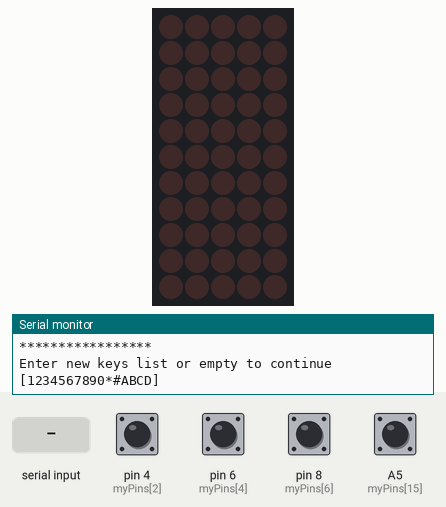
Simulated run of this sketch. Board: Arduino Uno, built with avr-gcc and run on an emulated ATmega328P. Parts: 5×11 LED matrix, the last lines printed to the serial monitor. Wiring (inferred from the names in the program): LED matrix (orientation assumed): rows pin 7, pin 8, pin 9, pin 10, pin 11, pin 12, A0, A1, A2, A3, A4; columns pin 2, pin 3, pin 4, pin 5, pin 6. The test bench sets the inputs (shaded band); at power-on: A5 (myPins[15]), pin 4 (myPins[2]), pin 6 (myPins[4]), pin 8 (myPins[6]) HIGH.

Above: at 3.0 s.
3.1 s: "1\n" received over Serial
At 4.3 s:
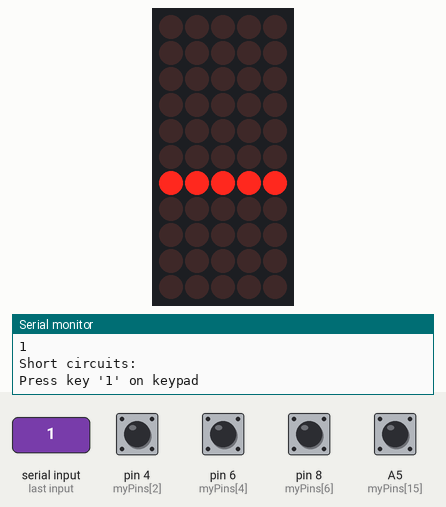
4.7 s: pin 4 (myPins[2]) pulled LOW for 0.15 s
At 5.2 s:
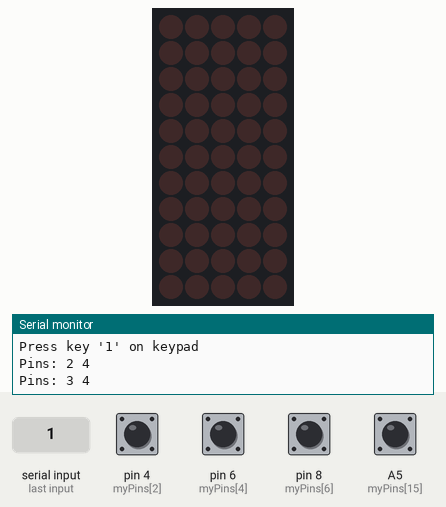
7.7 s: byte 10 ('\n') received over Serial
At 8.8 s:
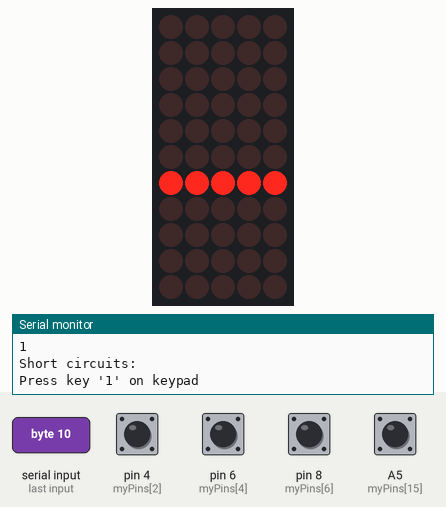
10.7 s: pin 6 (myPins[4]) pulled LOW for 0.15 s
At 12.2 s:
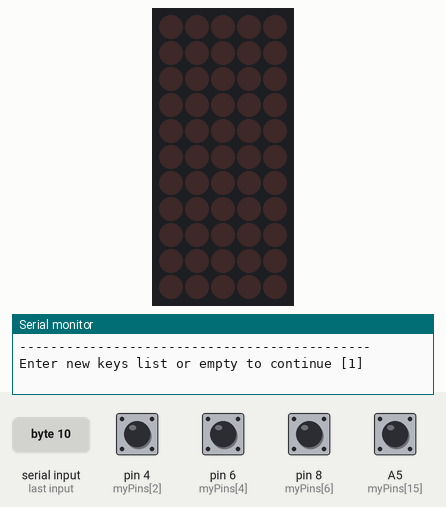
13.7 s: "0\n" received over Serial
At 15.3 s:
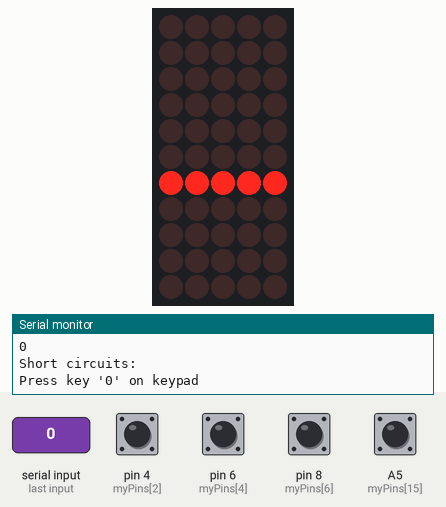
16.7 s: pin 8 (myPins[6]) pulled LOW for 0.15 s
At 18.0 s:
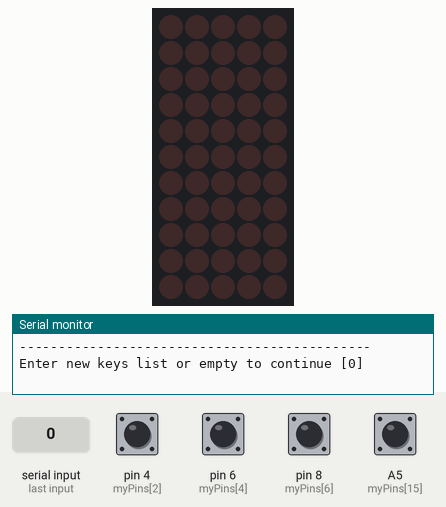
Timing chart, 0 to 19.7 s (numbered marks = the images above; inputs shaded):
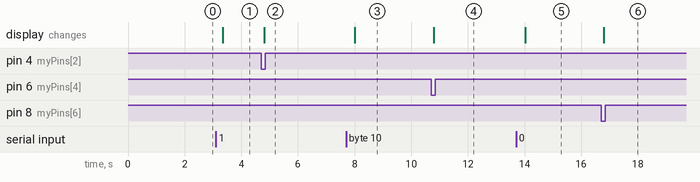

The sketch:

keypadpinfinder.ino
```cpp
// Keypad pin finder
// by itec (itec@ventuordici.org)
//
// Instructions:
// Connect your keypad to pins
// Open serial console
// Input keys list, or leave empty for default
// Press keypad keys
// Copy and paste the code!


int myPins[] = {2, 3, 4, 5, 6, 7, 8, 9, 10, 11, 12, A1, A2, A3, A4, A5};
String keys = "1234567890*#ABCD";
int buzzerpin = A0;
int buzzerstate = HIGH;
char shortcircuit = '`';
bool debug = false;


char arr[sizeof(myPins) / sizeof(myPins[0])][sizeof(myPins) / sizeof(myPins[0])];
int numpins = sizeof(myPins) / sizeof(myPins[0]);

void setup() {
  Serial.begin(9600);
  Serial.println();
  Serial.println("*****************");
  Serial.println("Keypad pin finder");
  Serial.println("*****************");
  Serial.println();

  pinMode(buzzerpin, OUTPUT);
  digitalWrite(buzzerpin, buzzerstate);

  //Set input pins
  for (byte i = 0; i < numpins; i++) {
    pinMode(myPins[i], INPUT_PULLUP);
    //Serial.println(String(i) + " " + myPins[i] + " " + digitalRead(myPins[i]));
  }
}

String waitserialinput() {
  String st = "";
  byte ch;
  while (true) {
    if (Serial.available()) {
      ch = Serial.read();
      st += (char)ch;
      if (ch == '\n') { // Command recevied and ready.
        st.trim();
        return (st);
      }
    }
  }
}

void beep(int delayms) {
  digitalWrite(buzzerpin, not buzzerstate);
  delay(delayms);
  digitalWrite(buzzerpin, buzzerstate);
  delay(delayms);
}

void printarray() {
  //Stampa l'array
  for (byte a = 0; a < numpins; a++) {
    for (byte b = 0; b < numpins; b++) {
      if (arr[a][b] == NULL) {
        Serial.print("-");
      } else {
        Serial.print(arr[a][b]);
      }
    }
    Serial.println();

  }
  Serial.println();
}

bool delcross(byte a, byte b) {
  arr[a][b] = NULL;
  for (byte i = 0; i < numpins; i++) {
    if (arr[a][i] != NULL) {
      delcross(a, i);
    }
    if (arr[i][b] != NULL) {
      delcross(i, b);
    }
  }
}


void loop() {

  //Prompts for user defined key list
  Serial.println("Enter new keys list or empty to continue [" + keys + "]");
  beep(1000);

  String usrkeys = waitserialinput();
  if (usrkeys != "") {
    keys = usrkeys;
  }
  Serial.println(keys);
  char key[keys.length() + 1];
  keys.toCharArray(key, keys.length() + 1);
  Serial.println();

  int ncouple = 0;
  //reset array
  for (byte a = 0; a < numpins; a++) {
    for (byte b = 0; b < numpins; b++) {
      arr[a][b] = NULL;
    }
  }

  //Find short circuits
  Serial.println("Short circuits:");
  for (byte a = 0; a < numpins - 1; a++) {
    pinMode(myPins[a], OUTPUT);
    digitalWrite(myPins[a], LOW);
    for (byte b = a + 1; b < numpins; b++) {
      if (digitalRead(myPins[b]) == LOW) {
        Serial.println("Pins: " + String(myPins[a]) + " " + String(myPins[b]));
        arr[a][b] = shortcircuit;
      }
    }
    pinMode(myPins[a], INPUT_PULLUP);
  }
  Serial.println();


  if (debug) {
    printarray();
  }

  //Loop setting one pin to output
  while (ncouple < keys.length()) {
    bool pressed = false;
    Serial.println("Press key '" + String(key[ncouple]) + "' on keypad");
    beep(100);

    while (not pressed) {
      for (byte a = 0; a < numpins - 1; a++) {
        pinMode(myPins[a], OUTPUT);
        digitalWrite(myPins[a], LOW);

        for (byte b = a + 1; b < numpins; b++) {
          if (digitalRead(myPins[b]) == LOW) {
            if (arr[a][b] == NULL) {
              Serial.println("Pins: " + String(myPins[a]) + " " + String(myPins[b]));

              arr[a][b] = key[ncouple];
              ncouple++;
              pressed = true;
            }
          }
        }
        pinMode(myPins[a], INPUT_PULLUP);
      }
    }
  }


  Serial.println();

  //ok, time to process data
  beep(100); beep(100); beep(100);

  if (debug) {
    printarray();
  }

  //Delete short circuit
  for (byte a = 0; a < numpins; a++) {
    for (byte b = a; b < numpins; b++) {
      if (arr[a][b] == shortcircuit) {
        arr[a][b] = NULL;
      }
    }
  }

  //Fill diagonal
  for (byte a = 0; a < numpins; a++) {
    for (byte b = a; b < numpins; b++) {
      arr[b][a] = arr[a][b];
    }
  }

  if (debug) {
    printarray();
  }

  //Delete duplicates
  for (byte a = 0; a < numpins; a++) {
    for (byte b = a; b < numpins; b++) {
      if (arr[a][b] != NULL and arr[b][a] != NULL) {
        delcross(a, b);
      }
    }
  }

  if (debug) {
    printarray();
  }

  //Delete empty rows
  int PinRow[numpins];
  int numrow = 0;

  for (byte a = 0; a < numpins; a++) {
    bool isempty = true;
    for (byte b = 0; b < numpins; b++) {
      arr[numrow][b] = arr[a][b];

      if (arr[a][b] != NULL) {
        isempty = false;
        if (numrow != a) {
          arr[a][b] = NULL;
        }
      }
    }
    if (not isempty) {
      PinRow[numrow] = myPins[a];
      numrow++;
    }
  }

  //Delete empty columns
  int PinCol[numpins];
  int numcol = 0;

  for (byte b = 0; b < numpins; b++) {
    bool isempty = true;
    for (byte a = 0; a < numpins; a++) {
      arr[a][numcol] = arr[a][b] ;
      if (arr[a][b] != NULL) {
        isempty = false;
        if (numcol != b) {
          arr[a][b] = NULL;
        }
      }
    }
    if (not isempty) {
      PinCol[numcol] = myPins[b];
      numcol++;
    }
  }

  if (debug) {
    printarray();
  }

  //Sort
  int sortrow = 0;
  int sortcol = 0;
  int transpose = -1;
  for (byte p = 0; p < keys.length(); p++) {
    for (byte a = 0; a < numrow; a++) {
      for (byte b = 0; b < numcol; b++) {
        if (arr[a][b] == key[p]) {
          //Serial.println(String(key[p]) + " - " + String(a) + " " + String(b) + " - " + String(sortrow) + " " + String(sortcol));
          if (a >= sortrow) {
            for (byte i = 0; i < numcol; i++) {
              char v = arr[a][i];
              arr[a][i] = arr[sortrow][i];
              arr[sortrow][i] = v;
            }
            char v = PinRow[a];
            PinRow[a] = PinRow[sortrow];
            PinRow[sortrow] = v;
            sortrow++;
          }
          if (b >= sortcol) {
            for (byte i = 0; i < numrow; i++) {
              char v = arr[i][b];
              arr[i][b] = arr[i][sortcol];
              arr[i][sortcol] = v;
            }
            char v = PinCol[b];
            PinCol[b] = PinCol[sortcol];
            PinCol[sortcol] = v;
            sortcol++;
          }
          if (transpose == -1) {
            if (sortrow != sortcol) {
              transpose = sortrow > sortcol;
            }
          }
        }
      }
    }
  }

  if (debug) {
    printarray();
  }

  //Transpose
  if (transpose) {
    for (byte a = 0; a < numpins; a++) {
      for (byte b = a; b < numpins; b++) {
        char v = arr[a][b];
        arr[a][b] = arr[b][a];
        arr[b][a] = v;
      }
      char v = PinRow[a];
      PinRow[a] = PinCol[a];
      PinCol[a] = v;
    }
    int n = numrow;
    numrow = numcol;
    numcol = n;
  }

  if (debug) {
    printarray();
  }


  //Print code!!!
  String s, t;
  Serial.println("Copy and paste following lines into your code");
  Serial.println("---------------------------------------------");
  Serial.println();

  Serial.println("const byte rows = " + String(numrow) + "; // rows");
  Serial.println("const byte cols = " + String(numcol) + "; // columns");

  Serial.println("char keys[rows][cols] = {");
  t = "";
  for (byte i = 0; i < numrow; i++) {
    s = "";
    for (byte j = 0; j < numcol; j++) {
      s = s + ",'" + String(arr[i][j]) + "'";
    }
    s.remove(0, 1);
    t = t + ",\n  {" + s + "}";
  }
  t.remove(0, 2);
  t.replace("''", "NULL");
  Serial.println(t);
  Serial.println("};");

  s = "";
  for (byte i = 0; i < numrow; i++) {
    s = s + ", " + String(PinRow[i]);
  }
  s.remove(0, 2);
  Serial.println("byte rowPins[rows] = {" + s + "}; //connect to the row pinouts of the keypad");


  s = "";
  for (byte i = 0; i < numcol; i++) {
    s = s + ", " + String(PinCol[i]);
  }
  s.remove(0, 2);
  Serial.println("byte colPins[cols] = {" + s + "}; //connect to the column pinouts of the keypad");

  Serial.println("Keypad keypad = Keypad(makeKeymap(keys), rowPins, colPins, rows, cols);");

  Serial.println();
  Serial.println("---------------------------------------------");
  Serial.println();


  //end

}


/*
  const byte rows = 4; //four rows
  const byte cols = 3; //three columns
  char keys[rows][cols] = {
  {'1','2','3'},
  {'4','5','6'},
  {'7','8','9'},
  {'#','0','*'}
  };
  byte rowPins[rows] = {5, 4, 3, 2}; //connect to the row pinouts of the keypad
  byte colPins[cols] = {8, 7, 6}; //connect to the column pinouts of the keypad
  Keypad keypad = Keypad( makeKeymap(keys), rowPins, colPins, rows, cols );
*/
```

Measured:
- after the input at 3.1 s, the display: changes after 0.24 s (image 1)
- after the input at 4.7 s, the display: changes after 0.10 s (image 2)
- after the input at 7.7 s, the display: changes after 0.30 s (image 3)
- after the input at 10.7 s, the display: changes after 0.10 s (image 4)
- after the input at 13.7 s, the display: changes after 0.32 s (image 5)
- after the input at 16.7 s, the display: changes after 0.10 s (image 6)
